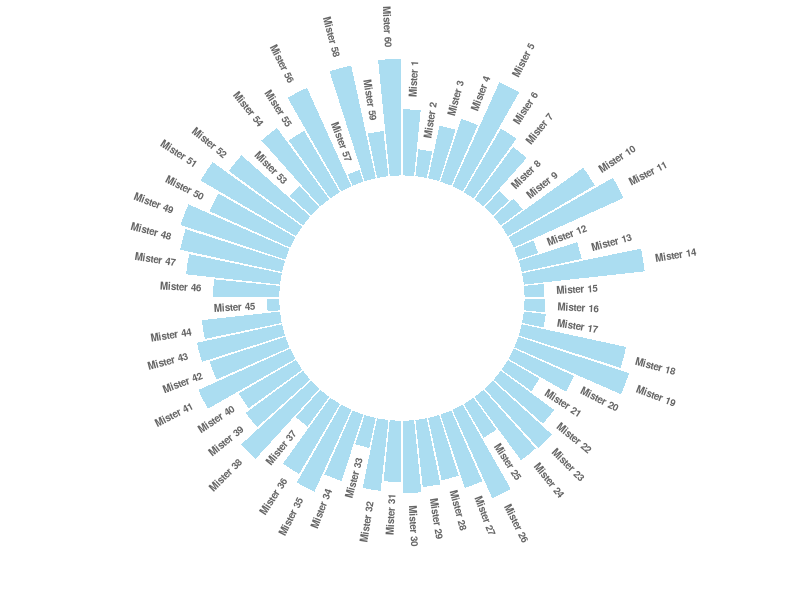

This chart was generated by the following R code: (Note: this script raises an error after producing the figure.)
## ---- chunk 1
knitr::opts_chunk$set( warning=FALSE, message=FALSE)
## ---- chunk 2
# Libraries
library(tidyverse)
 
# Create dataset
data <- data.frame(
  id=seq(1,60),
  individual=paste( "Mister ", seq(1,60), sep=""),
  value=sample( seq(10,100), 60, replace=T)
)
 
# ----- This section prepare a dataframe for labels ---- #
# Get the name and the y position of each label
label_data <- data
 
# calculate the ANGLE of the labels
number_of_bar <- nrow(label_data)
angle <-  90 - 360 * (label_data$id-0.5) /number_of_bar     # I substract 0.5 because the letter must have the angle of the center of the bars. Not extreme right(1) or extreme left (0)
 
# calculate the alignment of labels: right or left
# If I am on the left part of the plot, my labels have currently an angle < -90
label_data$hjust<-ifelse( angle < -90, 1, 0)
 
# flip angle BY to make them readable
label_data$angle<-ifelse(angle < -90, angle+180, angle)
# ----- ------------------------------------------- ---- #
 
 
# Start the plot
p <- ggplot(data, aes(x=as.factor(id), y=value)) +       # Note that id is a factor. If x is numeric, there is some space between the first bar
  
  # This add the bars with a blue color
  geom_bar(stat="identity", fill=alpha("skyblue", 0.7)) +
  
  # Limits of the plot = very important. The negative value controls the size of the inner circle, the positive one is useful to add size over each bar
  ylim(-100,120) +
  
  # Custom the theme: no axis title and no cartesian grid
  theme_minimal() +
  theme(
    axis.text = element_blank(),
    axis.title = element_blank(),
    panel.grid = element_blank(),
    plot.margin = unit(rep(-1,4), "cm")      # Adjust the margin to make in sort labels are not truncated!
  ) +
  
  # This makes the coordinate polar instead of cartesian.
  coord_polar(start = 0) +
  
  # Add the labels, using the label_data dataframe that we have created before
  geom_text(data=label_data, aes(x=id, y=value+10, label=individual, hjust=hjust), color="black", fontface="bold",alpha=0.6, size=2.5, angle= label_data$angle, inherit.aes = FALSE ) 
 
p
## ---- chunk 3
htmltools::includeHTML("htmlChunkRelatedRanking.html")
